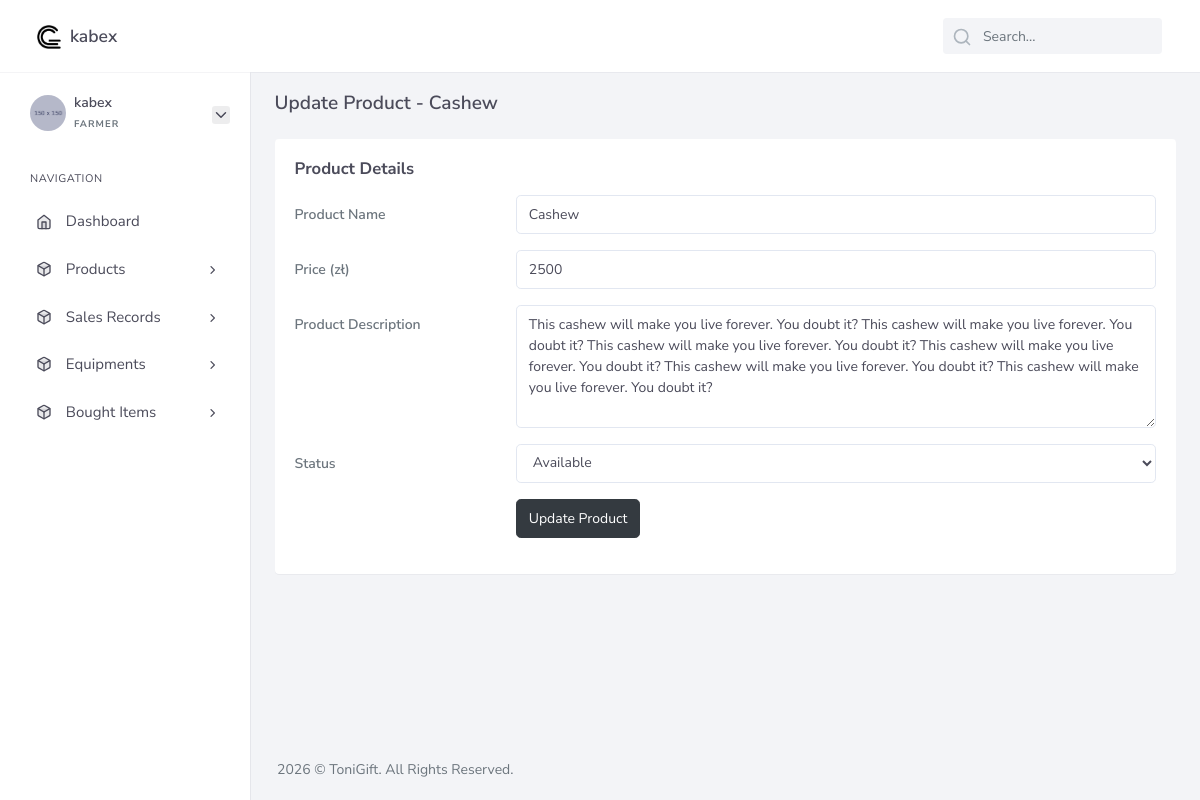
The app's page /farmer/edit_product.php?id=5 (signed in) with its own data.
### tables this page shows
CREATE TABLE `products` (
  `id` int(11) NOT NULL,
  `farmer_id` int(11) NOT NULL,
  `product_name` varchar(180) NOT NULL,
  `price` decimal(10,0) NOT NULL,
  `description` text NOT NULL,
  `status` int(11) NOT NULL DEFAULT 0
);

### core/db.class.php (called while the page is built, shortened)
<?php
    class DB {
        public $host = 'localhost';
        public $dbname = 'farming_system';
        public $password = '';
        public $username = 'root';
        public $conn;
        function __construct(){
            try {
                $this->conn = new PDO("mysql:host=$this->host;dbname=$this->dbname;", $this->username, $this->password);
                $this->conn->setAttribute(PDO::ATTR_ERRMODE,PDO::ERRMODE_EXCEPTION);
            } catch (PDOException $ex) {
                echo 'Error in database connection '. $ex->getMessage();
            }
        }
        function prep($query){
            return $this->conn->prepare($query);
        }
        function fetch($query,$value){
            $query = $this->prep($query);
            $query->execute($value);
            return $query->fetch();
        }
    }
?>

### core/products.class.php (called while the page is built, shortened)
<?php
    include_once 'db.class.php';
    class Products extends DB{
        function fetch_product($id){
            return DB::fetch("SELECT * FROM products WHERE id = ? ",[$id] );
        }
    }
?>

### farmer/edit_product.php (the view, shortened to what this page needs)
<?php
    $id = $_GET['id'];
    include_once '../core/products.class.php';
    $product_obj = new Products();
    $product = $product_obj->fetch_product($id);
?>
<!DOCTYPE html>
<html lang="en">
    <?php include_once 'components/head.php'; ?>
    <body>
        <div id="wrapper">
            <?php include_once 'components/header.php'; ?>
            <?php include_once 'components/sidebar.php'; ?>
            <div class="content-page">
                <div class="content">
                    <div class="container-fluid">
                        <div class="row page-title align-items-center">
                            <div class="col-sm-4 col-xl-6">
                                <h4 class="mb-1 mt-0">Update Product - <?php echo $product['product_name'] ?></h4>
                            </div>
                        </div>
                        <div class="row">
                            <div class="col-xl-12">
                                <div class="card">
                                    <div class="card-body">
                                        <h4 class="mb-3 header-title mt-0">Product Details</h4>
                                        <form class="form-horizontal" id="updateProductForm" method="post">
                                            <div class="form-group row mb-3">
                                                <label for="" class="col-3 col-form-label">Product Name</label>
                                                <div class="col-9">
                                                    <input value="<?php echo $product['product_name'] ?>" type="text" required name="product_name" class="form-control" id="">
                                                </div>
                                            </div>
                                            <div class="form-group row mb-3">
                                                <label for="" class="col-3 col-form-label">Price (zł)</label>
                                                <div class="col-9">
                                                    <input value="<?php echo $product['price'] ?>" type="number" required name="price" class="form-control" id="">
                                                </div>
                                            </div>
                                            <div class="form-group row mb-3">
                                                <label for="" class="col-3 col-form-label">Product Description</label>
                                                <div class="col-9">
                                                    <textarea required name="description" rows="5" class="form-control" id=""><?php echo $product['description'] ?></textarea>
                                                </div>
                                            </div>
                                            <div class="form-group row mb-3">
                                                <label for="" class="col-3 col-form-label">Status</label>
                                                <div class="col-9">
                                                    <select required name="status" class="form-control" id="">
                                                        <option value="<?php echo $product['status'] ?>">
                                                            <?php if ($product['status'] == 1): ?>
                                                                Available
                                                            <?php endif ?>
                                                        </option>
                                                    </select>
                                                </div>
                                            </div>
                                            <div class="form-group mb-0 justify-content-end row">
                                                <div class="col-9">
                                                    <button type="submit" class="btn btn-dark">Update Product</button>
                                                </div>
                                            </div>
                                        </form>
                                    </div>
                                </div>
                            </div>
                        </div>
                    </div>
                </div>
                <?php include_once 'components/footer.php'; ?>
            </div>
        </div>
    </body>
</html>

### records on screen
products: product_name "Cashew", price "2500", description "This cashew will make you live forever. You doubt it? This cashew will make you live forever. You doubt it? This cashew will make you live forever. You doubt it? This cashew will make you live forever. You doubt it? This cashew will make you live forever. You doubt it? This cashew will make you live forever. You doubt it?", status "Available"

### other values on screen
$_SESSION['farmer']['username'] "kabex"
